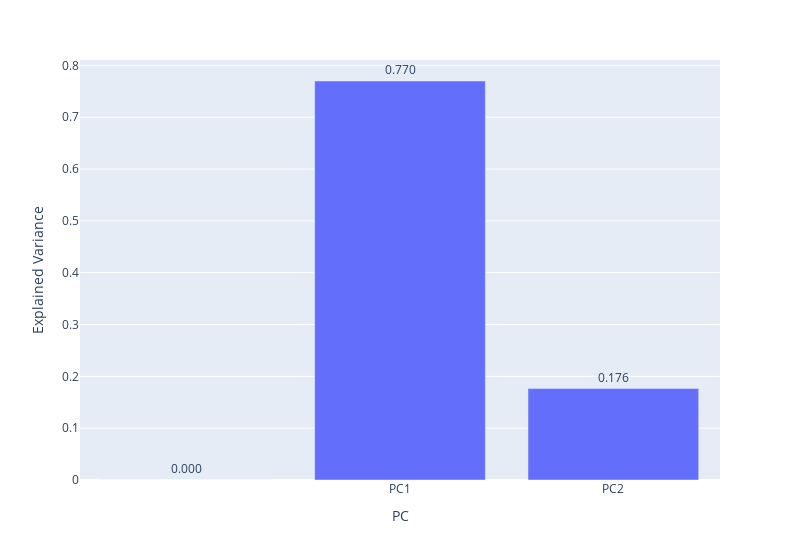

Notebook cell for this chart:
### Code cell
fig.update_traces(texttemplate='%{text:.3f}', textposition='outside') # limit decimal cases and text outside the bar
fig.show() #explained variance

### Figure 1 — Plotly figure (JSON) as saved in the notebook; plotly's stock layout.template omitted (floating-point values rounded to 4 significant figures)
{"data": [{"alignmentgroup": "True", "hovertemplate": "PC=%{x}<br>Explained Variance=%{text}<extra></extra>", "legendgroup": "", "marker": {"color": "#636efa", "pattern": {"shape": ""}}, "name": "", "offsetgroup": "", "orientation": "v", "showlegend": false, "text": [0, 0.77, 0.1764], "textposition": "outside", "texttemplate": "%{text:.3f}", "type": "bar", "x": ["", "PC1", "PC2"], "xaxis": "x", "y": [0, 0.77, 0.1764], "yaxis": "y"}], "layout": {"barmode": "relative", "legend": {"tracegroupgap": 0}, "margin": {"t": 60}, "width": 800, "xaxis": {"anchor": "y", "domain": [0, 1], "title": {"text": "PC"}}, "yaxis": {"anchor": "x", "domain": [0, 1], "title": {"text": "Explained Variance"}}}}
